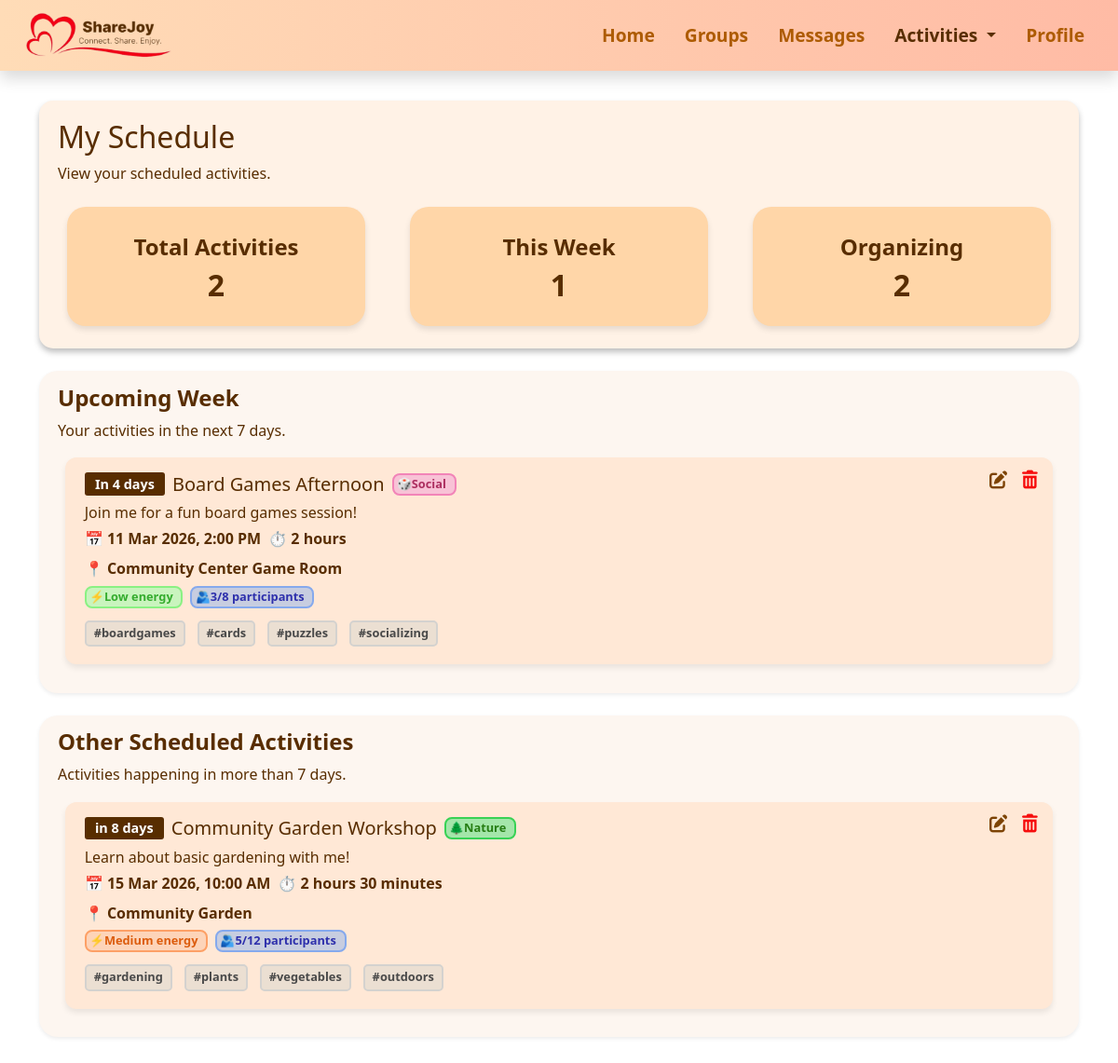
The app's page /schedule (signed in), older data.
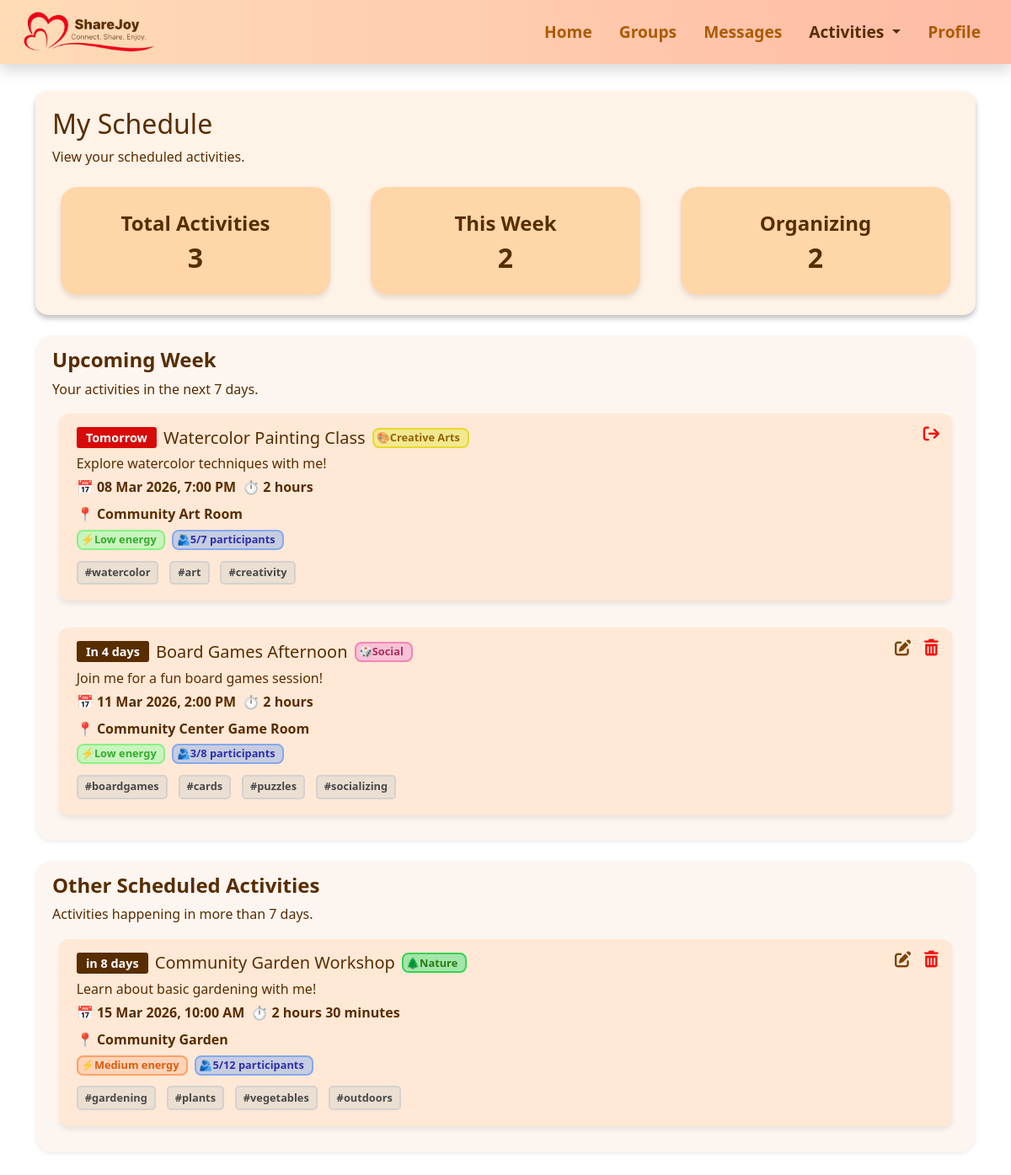
The same page, newer data.
### activities.py (models this page shows)
class Activity(db.Model):
    __tablename__ = "activity"
    id = db.Column(db.Integer, primary_key=True, autoincrement=True)
    creator_id = db.Column(db.Integer, db.ForeignKey('user.id'), nullable=False)
    name = db.Column(db.String(100), nullable=False)
    description = db.Column(db.Text)
    type = db.Column(db.String(50))
    date = db.Column(db.String(20))
    time = db.Column(db.String(10))
    duration_hours = db.Column(db.Integer)
    duration_minutes = db.Column(db.Integer)
    format_type = db.Column(db.String(20))
    energy = db.Column(db.String(10))
    participants = db.Column(db.Integer)
    max_participants = db.Column(db.Integer)
    tags = db.Column(db.String(200))
    location = db.Column(db.String(100))
    creator = db.relationship("User", backref="created_activities")

### app.py (the view)
@app.route("/schedule")
@login_required
def schedule():
    user = get_current_user()
    activities = Activity.query.order_by(Activity.date.asc()).all()
    upcoming_week_activities = []
    other_activities = []
    filtered_activities = []
    for activity in activities:
        is_creator = activity.creator_id == user.id
        is_joined = user_joined_activity(user.id, activity.id)
        if not (is_creator or is_joined):
            continue
        activity.display_tags = activity.tags.split(",") if activity.tags else []
        today = date.today()
        parsed_date = parse_activity_date(activity.date)
        if parsed_date:
            original_date = parsed_date.date()
            days_offset = (original_date - BASE_DATE).days
            dynamic_date = today + timedelta(days=days_offset)
            activity.display_date_obj = dynamic_date
            activity.display_date = dynamic_date.strftime("%d %b %Y")
            activity.days_until = (dynamic_date - today).days
        else:
            activity.display_date_obj = today
            activity.display_date = activity.date
            activity.days_until = 0
        try:
            parsed_time = datetime.strptime(activity.time, "%H:%M")
        except ValueError:
            parsed_time = datetime.strptime(activity.time, "%I:%M %p")
        activity.display_time = parsed_time.strftime("%I:%M %p").lstrip("0")
        activity.participants = ActivityParticipant.query.filter_by(activity_id=activity.id).count()
        if is_creator:
            activity.join_activity = "created"
        elif is_joined:
            activity.join_activity = "true"
        if activity.days_until >= 0:
            filtered_activities.append(activity)
            if activity.days_until <= 7:
                upcoming_week_activities.append(activity)
            else:
                other_activities.append(activity)
    return render_template(
        "schedule.html",
        title="Schedule",
        total_activities=len(filtered_activities),
        this_week_activities=len(upcoming_week_activities),
        organizing_activities=len([a for a in filtered_activities if a.creator_id == user.id]),
        upcoming_week_activities=upcoming_week_activities,
        other_activities=other_activities
    )

### templates/schedule.html (shortened to what this page needs)
{% extends "base.html" %}
{% block extra_css %}
<link rel="stylesheet" href="{{ url_for('static', filename='css/activities.css') }}">
<link rel="stylesheet" href="{{ url_for('static', filename='css/schedule.css') }}">
{% endblock %}
{% block content %}
<div class="section-box mb-4 pb-4">
    <div class="mb-3">
        <h1>My Schedule</h1>
        <p>View your scheduled activities.</p>
    </div>
    <div class="d-flex flex-wrap gap-5 pt-2 justify-content-center fw-semibold">
        <div class="stat-box">
            <p class="mb-1">Total Activities</p>
            <h2 class="mb-0 fw-bold">{{ total_activities }}</h2>
        </div>
        <div class="stat-box">
            <p class="mb-1">This Week</p>
            <h2 class="mb-0 fw-bold">{{ this_week_activities }}</h2>
        </div>
        <div class="stat-box">
            <p class="mb-1">Organizing</p>
            <h2 class="mb-0 fw-bold">{{ organizing_activities }}</h2>
        </div>
    </div>
</div>
<div class="sectionbox3 mx-auto shadow-sm mb-4">
    <div class="card-header mx-auto">
        <h2 class="fw-semibold">Upcoming Week</h2>
        <p>Your activities in the next 7 days.</p>
    </div>
    <div class="sectionbox4 mx-auto border-0">
        <div class="row">
            {% for activity in upcoming_week_activities %}
            <div class="col-12 card-spacing">
                <div class="activity-card position-relative">
                    <div class="card-actions position-absolute top-0 end-0 d-flex gap-0">
                        {% if activity.join_activity == 'created' %}
                        <button type="button" class="btn edit"
                            data-url="{{ url_for('edit_activity', activity_id=activity.id) }}">
                            <i class="fa-solid fa-pen-to-square"></i>
                        </button>
                        <form method="post" action="{{ url_for('activity_delete', activity_id=activity.id) }}"
                            class="d-inline delete-form">
                            <button type="button" class="btn delete">
                                <i class="fa-solid fa-trash-can"></i>
                            </button>
                        </form>
                        {% elif activity.join_activity == 'true' %}
                        <button type="button" class="btn leave" data-activity-id="{{ activity.id }}">
                            <i class="fa-solid fa-arrow-right-from-bracket"></i>
                        </button>
                        {% endif %}
                    </div>
                    <div class="text">
                        <div class="d-flex align-items-center gap-2 spacing">
                            {% if activity.days_until == 1 %}
                            <span class="activity-day badge-day-tomorrow">Tomorrow</span>
                            {% elif activity.days_until > 1 %}
                            <span class="activity-day badge-day-soon">In {{ activity.days_until }} days</span>
                            {% endif %}
                            <h5 class="mb-0">{{ activity.name }}</h5>
                            {% if activity.type == 'Creative Arts' %}
                            <span class="badge badge-creativearts">🎨Creative Arts</span>
                            {% elif activity.type == 'Social' %}
                            <span class="badge badge-social">🎲Social</span>
                            {% elif activity.type == 'Learning' %}
                            <span class="badge badge-learning">📖Learning</span>
                            {% elif activity.type == 'Physical' %}
                            <span class="badge badge-physical">🏃Physical</span>
                            {% elif activity.type == 'Nature' %}
                            <span class="badge badge-nature">🌲Nature</span>
                            {% elif activity.type == 'Technology' %}
                            <span class="badge badge-technology">💻Technology</span>
                            {% endif %}
                        </div>
                        <p>{{ activity.description }}</p>
                        <div class="d-flex flex-wrap gap-2 fw-semibold spacing">
                            <span>
                                📅 {{ activity.display_date }}, {{ activity.display_time }}
                            </span>
                            <span>⏱
                                {% set h = activity.duration_hours %}
                                {% set m = activity.duration_minutes %}
                                {% if h and m %}
                                {{ h }} hour{% if h > 1 %}s{% endif %} {{ m }} minute{% if m > 1 %}s{% endif %}
                                {% elif h %}
                                {{ h }} hour{% if h > 1 %}s{% endif %}
                                {% elif m %}
                                {{ m }} minute{% if m > 1 %}s{% endif %}
                                {% else %}
                                0 minutes
                                {% endif %}
                            </span>
                            <div class="col-12">
                                {% if activity.format_type|lower == 'online' %}
                                🖥️ Online
                                {% else %}
                                📍 {{ activity.location }}
                                {% endif %}
                            </div>
                        </div>
                        <div class="d-flex flex-wrap gap-2 spacing">
                            <span class="badge
                    {% if activity.energy == 'Low' %}energy-low
                    {% elif activity.energy == 'Medium' %}energy-medium
                    {% elif activity.energy == 'High' %}energy-high
                    {% endif %}">
                                ⚡{{ activity.energy }} energy
                            </span>
                            <span class="badge participants">🫂{{ activity.participants }}/{{
                                activity.max_participants
                                }}
                                participants</span>
                        </div>
                        <div class="activity-tags">
                            {% for tag in activity.display_tags %}
                            <span>#{{ tag }}</span>
                            {% endfor %}
                        </div>
                    </div>
                </div>
            </div>
            {% endfor %}
        </div>
    </div>
</div>
<div class="sectionbox3 mx-auto shadow-sm">
    <div class="card-header mx-auto">
        <h2 class="fw-semibold">Other Scheduled Activities</h2>
        <p>Activities happening in more than 7 days.</p>
    </div>
    <div class="sectionbox4 mx-auto border-0">
        <div class="row">
            {% for activity in other_activities %}
            <div class="col-12 card-spacing">
                <div class="activity-card position-relative">
                    <div class="card-actions position-absolute top-0 end-0 d-flex gap-0">
                        {% if activity.join_activity == 'created' %}
                        <button type="button" class="btn edit"
                            data-url="{{ url_for('edit_activity', activity_id=activity.id) }}">
                            <i class="fa-solid fa-pen-to-square"></i>
                        </button>
                        <form method="post" action="{{ url_for('activity_delete', activity_id=activity.id) }}"
                            class="d-inline delete-form">
                            <button type="button" class="btn delete">
                                <i class="fa-solid fa-trash-can"></i>
                            </button>
                        </form>
                        {% elif activity.join_activity == 'true' %}
                        <button type="button" class="btn leave" data-activity-id="{{ activity.id }}">
                            <i class="fa-solid fa-arrow-right-from-bracket"></i>
                        </button>
                        {% endif %}
                    </div>
                    <div class="text">
                        <div class="d-flex align-items-center gap-2 spacing">
                            {% if activity.days_until == 1 %}
                            <span class="activity-day badge-day-tomorrow">Tomorrow</span>
                            {% elif activity.days_until > 1 %}
                            <span class="activity-day badge-day-soon">in {{ activity.days_until }} days</span>
                            {% endif %}
                            <h5 class="mb-0">{{ activity.name }}</h5>
                            {% if activity.type == 'Creative Arts' %}
                            <span class="badge badge-creativearts">🎨Creative Arts</span>
                            {% elif activity.type == 'Social' %}
                            <span class="badge badge-social">🎲Social</span>
                            {% elif activity.type == 'Learning' %}
                            <span class="badge badge-learning">📖Learning</span>
                            {% elif activity.type == 'Physical' %}
                            <span class="badge badge-physical">🏃Physical</span>
                            {% elif activity.type == 'Nature' %}
                            <span class="badge badge-nature">🌲Nature</span>
                            {% elif activity.type == 'Technology' %}
                            <span class="badge badge-technology">💻Technology</span>
                            {% endif %}
                        </div>
                        <p>{{ activity.description }}</p>
                        <div class="d-flex flex-wrap gap-2 fw-semibold spacing">
                            <span>
                                📅 {{ activity.display_date }}, {{ activity.display_time }}
                            </span>
                            <span>⏱
                                {% set h = activity.duration_hours %}
                                {% set m = activity.duration_minutes %}
                                {% if h and m %}
                                {{ h }} hour{% if h > 1 %}s{% endif %} {{ m }} minute{% if m > 1 %}s{% endif %}
                                {% elif h %}
                                {{ h }} hour{% if h > 1 %}s{% endif %}
                                {% elif m %}
                                {{ m }} minute{% if m > 1 %}s{% endif %}
                                {% else %}
                                0 minutes
                                {% endif %}
                            </span>
                            <div class="col-12">
                                {% if activity.format_type|lower == 'online' %}
                                🖥️ Online
                                {% else %}
                                📍 {{ activity.location }}
                                {% endif %}
                            </div>
                        </div>
                        <div class="d-flex flex-wrap gap-2 spacing">
                            <span class="badge
                    {% if activity.energy == 'Low' %}energy-low
                    {% elif activity.energy == 'Medium' %}energy-medium
                    {% elif activity.energy == 'High' %}energy-high
                    {% endif %}">
                                ⚡{{ activity.energy }} energy
                            </span>
                            <span class="badge participants">🫂{{ activity.participants }}/{{
                                activity.max_participants
                                }}
                                participants</span>
                        </div>
                        <div class="activity-tags">
                            {% for tag in activity.display_tags %}
                            <span>#{{ tag }}</span>
                            {% endfor %}
                        </div>
                    </div>
                </div>
            </div>
            {% endfor %}
        </div>
    </div>
</div>
{% endblock %}

Row changes from the older to the newer data that the page shows:
now on this page (row edited): Activity: shows "Tomorrow", name "Watercolor Painting Class", type "🎨Creative Arts", description "Explore watercolor techniques with me!", display_date "08 Mar 2026", display_time "7:00 PM", h "2", location "Community Art Room", energy "Low", participants "5", max_participants "7", display_tags "watercolor" "art" "creativity", shown under "Upcoming Week"
Text that changed along with them:
{{ total_activities }}: "2" → "3"
{{ this_week_activities }}: "1" → "2"
